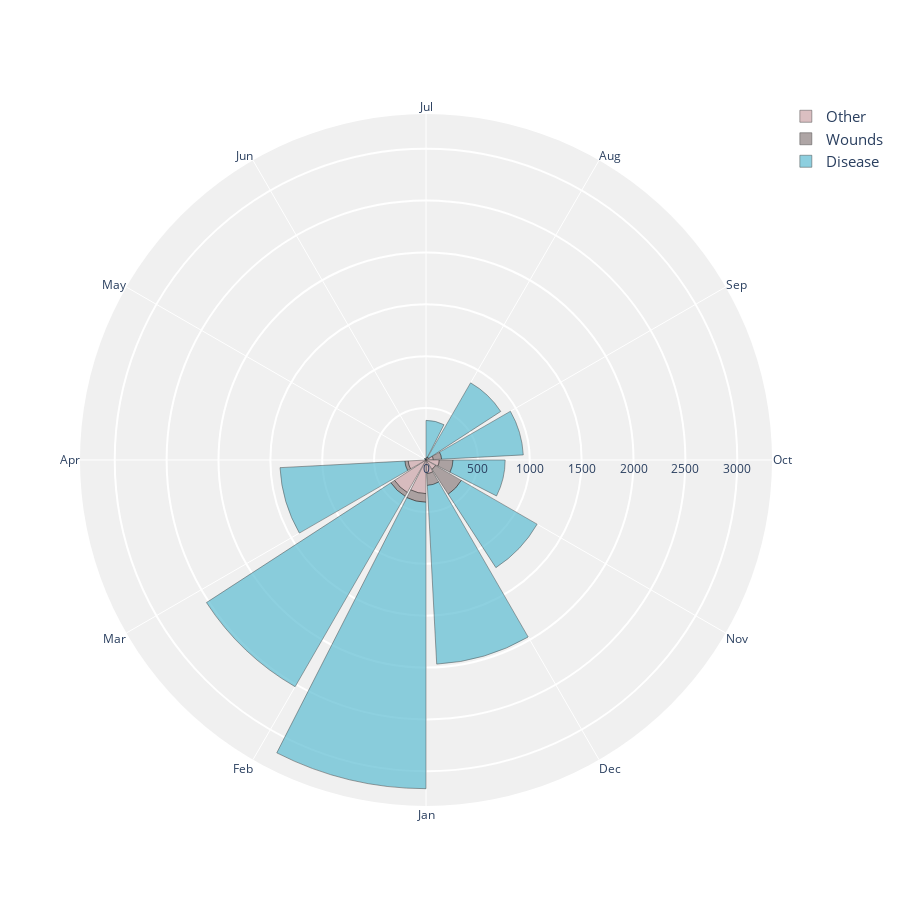

Notebook code for this chart:
### Code cell
# These are the parameters for the Plotly visualization

#fig = make_subplots()
fig = go.Figure()

# This "trace" will display the "other" data
fig.add_trace(go.Barpolar(
    r = list(df['Other']),
    theta=list(df['Month']),
    offset=12,
    name = 'Other',
    marker_color='rgb(204,164,168)',
    marker_line_color="black",
    hoverinfo = ['all'],
    opacity=0.7
))

# This "trace" will display the "wounds" data
fig.add_trace(go.Barpolar(
    r = list(df['Wounds']),
    theta=list(df['Month']),
    offset=12,
    name = 'Wounds',
    marker_color='rgb(141,127,127)',
    marker_line_color="black",
    hoverinfo = ['all'],
    opacity=0.7
))

# This "trace" will display the "disease" data
fig.add_trace(go.Barpolar(
    r = list(df['Disease']),
    theta=list(df['Month']),
    offset=12,
    name = 'Disease',
    marker_color='rgb(93,188,210)',
    marker_line_color="black",
    hoverinfo = ['all'],
    opacity=0.7   
))

# This code is responsible for the layout of your figure 
# (remember the Matplotlib "Anatomy of a Figure" at https://matplotlib.org/3.1.1/gallery/showcase/anatomy.html)
# Plotly builds on it
fig.update_layout(
    # title='Diagram of the Causes of Mortality in the Army in the East',
    font_size=12,
    legend_font_size=15,
    polar_angularaxis_rotation=180,
    width=900,
    height=900,
      
    polar = dict(
        bgcolor = "rgb(240,240,240)",
        angularaxis = 
                dict(
                    linewidth = 3,
                    showline=False,
                    direction = "clockwise",
                    linecolor='black'
                    ),
        radialaxis = 
                dict(        
                    showline = False,
                    linewidth = 2,
                    gridcolor = "white",
                    gridwidth = 2,
                    )
                ),
            )
#plotly.offline.plot(fig, filename='nightingale.html')
fig.show()

### Figure 1 — Plotly figure (JSON) as saved in the notebook; plotly's stock layout.template omitted (floating-point values rounded to 4 significant figures)
{"data": [{"hoverinfo": ["all"], "marker": {"color": "rgb(204,164,168)", "line": {"color": "black"}}, "name": "Other", "offset": 12, "opacity": 0.7, "r": [5, 9, 6, 23, 30, 70, 128, 106, 131, 324, 361, 172], "theta": ["Apr", "May", "Jun", "Jul", "Aug", "Sep", "Oct", "Nov", "Dec", "Jan", "Feb", "Mar"], "type": "barpolar"}, {"hoverinfo": ["all"], "marker": {"color": "rgb(141,127,127)", "line": {"color": "black"}}, "name": "Wounds", "offset": 12, "opacity": 0.7, "r": [0, 0, 0, 0, 1, 81, 132, 287, 114, 83, 42, 32], "theta": ["Apr", "May", "Jun", "Jul", "Aug", "Sep", "Oct", "Nov", "Dec", "Jan", "Feb", "Mar"], "type": "barpolar"}, {"hoverinfo": ["all"], "marker": {"color": "rgb(93,188,210)", "line": {"color": "black"}}, "name": "Disease", "offset": 12, "opacity": 0.7, "r": [1, 12, 11, 359, 828, 788, 503, 844, 1725, 2761, 2120, 1205], "theta": ["Apr", "May", "Jun", "Jul", "Aug", "Sep", "Oct", "Nov", "Dec", "Jan", "Feb", "Mar"], "type": "barpolar"}], "layout": {"font": {"size": 12}, "height": 900, "legend": {"font": {"size": 15}}, "polar": {"angularaxis": {"direction": "clockwise", "linecolor": "black", "linewidth": 3, "rotation": -180, "showline": false, "type": "category"}, "bgcolor": "rgb(240,240,240)", "radialaxis": {"autorange": true, "gridcolor": "white", "gridwidth": 2, "linewidth": 2, "range": [0, 3335.0], "showline": false, "type": "linear"}}, "width": 900}}
